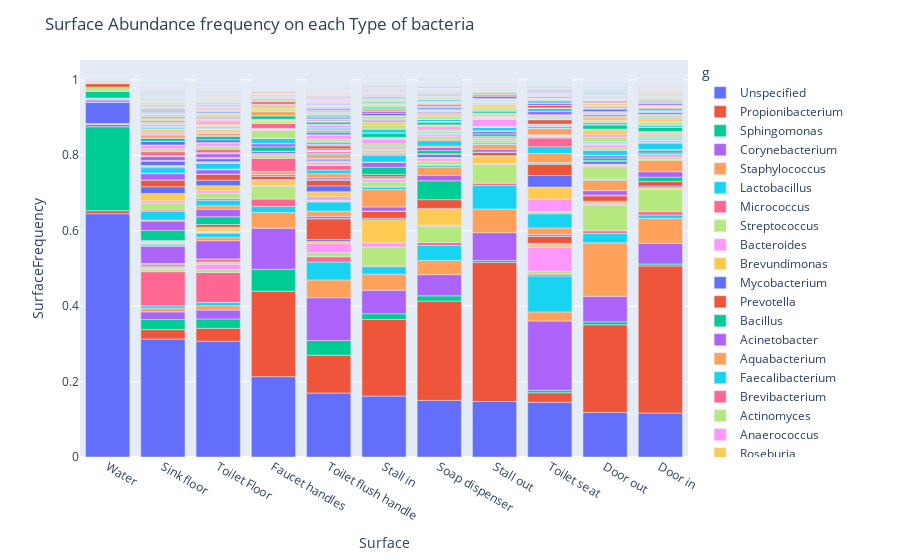

Notebook code for this chart:
### Code cell
data['SurfaceFrequency'] = data.groupby('Surface')['Abundance'].apply(apply_calcul_freq)
df_sample_surface_freq = data.groupby(['g', 'Surface'])['SurfaceFrequency'].sum().reset_index().sort_values('SurfaceFrequency', ascending=False)
fig = px.bar(df_sample_surface_freq, x='Surface', y='SurfaceFrequency', color='g')
fig.update_layout(title='Surface Abundance frequency on each Type of bacteria')
fig.show()
